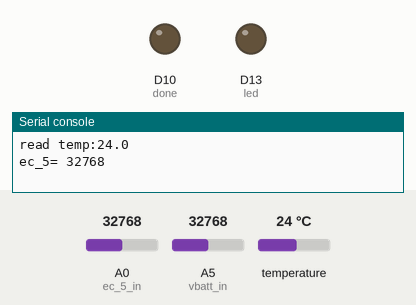
A program run on a simulated CircuitPython board. Shown: output pins drawn as LEDs (lit = HIGH), the last lines printed to the serial console. The test bench sets the inputs (shaded band); at power-on: A0 (ec_5_in) = 32768, A5 (vbatt_in) = 32768, temperature 24 °C (analog values on the 0–65535 scale). No radio messages arrive unless stated (any console line starting 'radio sent:' is added by the test bench).

Above: at 0.2 s.
At 121.5 s:
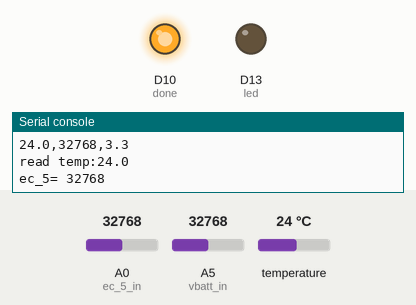
Timing chart, 0 to 123.0 s (numbered marks = the images above):
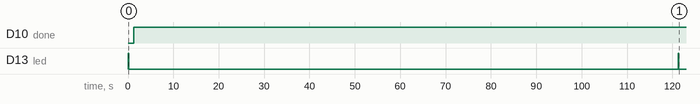

Measured:
- by itself, D10 (done): LOW → HIGH at 1.3 s
- by itself, D13 (led): alternates HIGH for 0.10 s and LOW for 121 s

The program:

fri.py
```python
import board
import busio
import digitalio
import time
import adafruit_rfm9x
import gc
from analogio import AnalogIn


from adafruit_onewire.bus import OneWireBus
from adafruit_ds18x20 import DS18X20


ec_5_in = AnalogIn(board.A0)
vbatt_in = AnalogIn(board.A5)


SLEEP_TIME=120

# Initialize one-wire bus on board pin D5.
ow_bus = OneWireBus(board.D5)

# Scan for sensors and grab the first one found.
ds18_bus=ow_bus.scan()
print(ds18_bus)

ds18=[]
for probe in ds18_bus:
    print(probe)
    ds18.append(DS18X20(ow_bus, probe))


# lora radio
spi = busio.SPI(board.SCK, MOSI=board.MOSI, MISO=board.MISO)
cs = digitalio.DigitalInOut(board.RFM9X_CS)
reset = digitalio.DigitalInOut(board.RFM9X_RST)
rfm9x = adafruit_rfm9x.RFM9x(spi, cs, reset, 915.0)

# led
led = digitalio.DigitalInOut(board.D13)
led.direction = digitalio.Direction.OUTPUT

# done
done = digitalio.DigitalInOut(board.D10)
done.direction = digitalio.Direction.OUTPUT

# default values if probe doesn't work

temp=-99
ec_5=-99

done.value=False

while True:

    if (len(ds18)==1):

        sensor=ds18[0]
        temp=float(sensor.temperature)
        print("read temp:"+str(temp))
        #print('{0:0.3f}C'.format(sensor.temperature))

    #temp = 25. #replace with onewire soon

    ec_5= ec_5_in.value # in counts

    print("ec_5=",str(ec_5))

    vbatt = vbatt_in.value*3.3 / 65536 * 2 #voltage divider

    sendstr=str(temp)+","+str(ec_5)+","+str(vbatt)

    rfm9x.send(sendstr)
    led.value=True
    time.sleep(.1)
    led.value = False
    time.sleep(.1)
    print(sendstr)
    time.sleep(1)
    gc.collect()

    done.value=True
    time.sleep(SLEEP_TIME)
```
